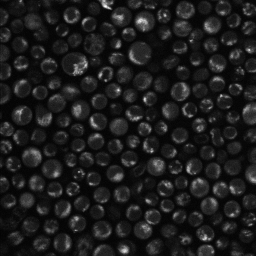
#> input picture tcells_n.png, 256 x 256 px
$ jupyter execute gpt_cell_analysis.ipynb
#> lines starting #> are read from the running program, lines starting #| are printed output that depends on the picture; after the words box and inside, x2 and y2 are one past the last pixel; in counts of white or black regions, pixels touching at a corner belong together
# OPTIMAL CASE STUDY: Microscopic image cell segmentation and statistical analysis

---

## Scientific question, analysis methods, and expected outputs

Cellular morphology is an indicator of a physiological state of the cell, and a well-segmented image can capture biologically relevant morphological information. In this session, we will instruct ChatGPT to segment cell structures from microscopic images and conduct statistical analysis based on the segmentation results, such as counting cell numbers, calculating histogram, etc.

We segment the microscopic images using the Otsu thresholding algorithm. Since the microscopic images exhibit non-uniform intensity distribution, histogram equalization preprocessing is performed before the segmentation. Result of the pre-processed image and the segmentation mask will be compared with the original microscopic image by visualization.

## Coding language(s)
- Python
- Tools to be used: numpy, opencv, and matplotlib.

## LLM
- GPT-4

## Image Credit
[Skala Lab](https://morgridge.org/research/labs/skala/)

---

## PREREQUISITE KNOWLEDGE

1. Have a good understanding of what is microscopic image, and key steps involved in this specific data analysis task. ChatGPT may be used to provide some hints on this by prompts such as “What is microscopic image?” and “Given a microscopic cell image file, illustrate the key steps of segmentation and statistical analysis of cell structures.”

2. Ensure necessary Python packages are installed, including numpy, opencv, and matplotlib.

3. Ensure relevant input files are available: one microscopic image file (stored in *.png format).

4. For beginners in computer programming, know how to read and run Python scripts. For others with programming experience, know how to write and modify Python code.

---

## Define Role

Act as an experienced bioinformatician proficient in microscopic cell image analysis, you will assist me by writing code with number of lines as minimal as possible. Reset the thread if asked to.
Reply “YES” if understand.

---

## Iteration 0

**Prompt**

I have one microscopic image file “tcells_n.png”. Read in the image, perform histogram equalization, segment the cells in the processed image using Otsu thresholding, and then display the original image, the image after histogram equalization, and the segmentation mask in one window. Tools to use: numpy, opencv, and matplotlib. Please draft the code in Python.

---
ChatGPT:

_Here's a minimal code example to accomplish your task using numpy, OpenCV, and matplotlib:_

[cell 1]
import numpy as np
import cv2
from matplotlib import pyplot as plt

# Read the image
image = cv2.imread('tcells_n.png', cv2.IMREAD_GRAYSCALE)
#> image is the input picture: shape (256, 256); min 2, max 255, mean 28.9

# Perform histogram equalization
equalized_image = cv2.equalizeHist(image)

# Segment the cells using Otsu thresholding
_, thresholded_image = cv2.threshold(equalized_image, 0, 255, cv2.THRESH_BINARY + cv2.THRESH_OTSU)
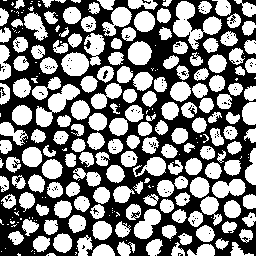
#> thresholded_image: shape (256, 256); 50.8% white; 157 black regions (154 under 20 px), largest, box (x1, y1, x2, y2) and area: (0, 0, 256, 256) 31801, (103, 70, 108, 79) 24, (0, 87, 6, 96) 22

# Display the images
fig, axs = plt.subplots(1, 3, figsize=(15, 5))
axs[0].imshow(image, cmap='gray')
axs[0].set_title('Original Image')
axs[1].imshow(equalized_image, cmap='gray')
axs[1].set_title('Histogram Equalized Image')
axs[2].imshow(thresholded_image, cmap='gray')
axs[2].set_title('Segmented Cells')

for ax in axs:
    ax.set_xticks([])
    ax.set_yticks([])

plt.show()

ChatGPT:

_This code will read the image_ "tcells_n.png", _apply histogram equalization, segment the cells using Otsu thresholding, and display the original, equalized, and segmented images side-by-side in a single window._

---

## Iteration 1

**Prompt**

The cells are segmented out. Now I need to separate the cells into individual cells. Apply connected component analysis.

[cell 2]
import numpy as np
import cv2
from matplotlib import pyplot as plt

# Read the image
image = cv2.imread('tcells_n.png', cv2.IMREAD_GRAYSCALE)

# Perform histogram equalization
equalized_image = cv2.equalizeHist(image)

# Segment the cells using Otsu thresholding
_, thresholded_image = cv2.threshold(equalized_image, 0, 255, cv2.THRESH_BINARY + cv2.THRESH_OTSU)

# Apply connected component analysis
num_labels, labeled_image = cv2.connectedComponents(thresholded_image)
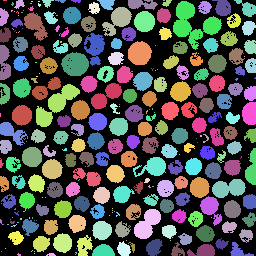
#> labeled_image: shape (256, 256) int32; 265 distinct labels, from 0 to 264; one colour per label, 0 black
#> num_labels = 265

# Generate a random color map for displaying the individual cells
colors = np.random.randint(0, 256, (num_labels, 3), dtype=np.uint8)
#> colors = 265 rows, first 8: [172, 10, 127], [140, 47, 170], [196, 151, 117], [166, 22, 183], [192, 204, 33], [216, 67, 179], [78, 154, 251], [82, 162, 219]
colors[0] = [0, 0, 0]  # Set background color to black
colored_cells = colors[labeled_image]

# Display the images
fig, axs = plt.subplots(1, 4, figsize=(20, 5))
axs[0].imshow(image, cmap='gray')
axs[0].set_title('Original Image')
axs[1].imshow(equalized_image, cmap='gray')
axs[1].set_title('Histogram Equalized Image')
axs[2].imshow(thresholded_image, cmap='gray')
axs[2].set_title('Segmented Cells')
axs[3].imshow(colored_cells)
axs[3].set_title('Individual Cells')

for ax in axs:
    ax.set_xticks([])
    ax.set_yticks([])

plt.show()

ChatGPT:

_This code adds connected component analysis to the previous example and generates a color map to visualize individual cells. It then displays the original image, equalized image, segmented cells, and individual cells in a single window._

---

## Iteration 2

**Prompt**

There are many cells touching each other and the above code cannot separate them. Apply morphological open using 5x5 elements before connected component analysis.

ChatGPT:

_To apply morphological opening with a 5x5 structuring element before connected component analysis, you can update the code as follows:_

[cell 3]
import numpy as np
import cv2
from matplotlib import pyplot as plt

# Read the image
image = cv2.imread('tcells_n.png', cv2.IMREAD_GRAYSCALE)

# Perform histogram equalization
equalized_image = cv2.equalizeHist(image)

# Segment the cells using Otsu thresholding
_, thresholded_image = cv2.threshold(equalized_image, 0, 255, cv2.THRESH_BINARY + cv2.THRESH_OTSU)

# Apply morphological opening with a 5x5 structuring element
kernel = np.ones((5, 5), np.uint8)
opened_image = cv2.morphologyEx(thresholded_image, cv2.MORPH_OPEN, kernel)
#> opened_image: shape (256, 256); 42.3% white; 181 white regions (4 under 20 px), largest, box (x1, y1, x2, y2) and area: (36, 85, 79, 127) 713, (134, 209, 161, 239) 483, (62, 53, 89, 76) 476

# Apply connected component analysis
num_labels, labeled_image = cv2.connectedComponents(opened_image)
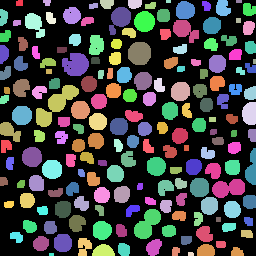
#> labeled_image: shape (256, 256) int32; 182 distinct labels, from 0 to 181; one colour per label, 0 black
#> num_labels = 182

# Generate a random color map for displaying the individual cells
colors = np.random.randint(0, 256, (num_labels, 3), dtype=np.uint8)
#> colors = 182 rows, first 8: [24, 53, 125], [37, 125, 98], [133, 173, 2], [131, 210, 145], [3, 62, 31], [69, 94, 32], [40, 180, 226], [172, 53, 188]
colors[0] = [0, 0, 0]  # Set background color to black
colored_cells = colors[labeled_image]

# Display the images
fig, axs = plt.subplots(1, 5, figsize=(25, 5))
axs[0].imshow(image, cmap='gray')
axs[0].set_title('Original Image')
axs[1].imshow(equalized_image, cmap='gray')
axs[1].set_title('Histogram Equalized Image')
axs[2].imshow(thresholded_image, cmap='gray')
axs[2].set_title('Segmented Cells')
axs[3].imshow(opened_image, cmap='gray')
axs[3].set_title('Morphological Opening')
axs[4].imshow(colored_cells)
axs[4].set_title('Individual Cells')

for ax in axs:
    ax.set_xticks([])
    ax.set_yticks([])

plt.show()

ChatGPT:

_This code applies morphological opening using a 5x5 structuring element to the thresholded image before performing connected component analysis. This operation helps separate touching cells. The resulting images are displayed in a single window, including the original image, equalized image, segmented cells, morphological opening result, and individual cells._

---

## Iteration 3

**Prompt**

5x5 causes missing some smaller cells. Try using smaller element size but still separating the touching cells.

ChatGPT:

_You can try using a smaller structuring element, such as 3x3, to perform morphological opening while preserving smaller cells. Here's the updated code:_

[cell 4]
import numpy as np
import cv2
from matplotlib import pyplot as plt

# Read the image
image = cv2.imread('tcells_n.png', cv2.IMREAD_GRAYSCALE)

# Perform histogram equalization
equalized_image = cv2.equalizeHist(image)

# Segment the cells using Otsu thresholding
_, thresholded_image = cv2.threshold(equalized_image, 0, 255, cv2.THRESH_BINARY + cv2.THRESH_OTSU)

# Apply morphological opening with a 5x5 structuring element
kernel = np.ones((3, 3), np.uint8)
opened_image = cv2.morphologyEx(thresholded_image, cv2.MORPH_OPEN, kernel)
#> opened_image: shape (256, 256); 47.5% white; 202 white regions (19 under 20 px), largest, box (x1, y1, x2, y2) and area: (36, 84, 80, 127) 727, (173, 1, 203, 44) 683, (62, 53, 89, 76) 500

# Apply connected component analysis
num_labels, labeled_image = cv2.connectedComponents(opened_image)
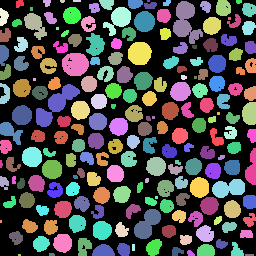
#> labeled_image: shape (256, 256) int32; 203 distinct labels, from 0 to 202; one colour per label, 0 black
#> num_labels = 203

# Generate a random color map for displaying the individual cells
colors = np.random.randint(0, 256, (num_labels, 3), dtype=np.uint8)
#> colors = 203 rows, first 8: [85, 169, 224], [186, 97, 243], [255, 191, 44], [236, 239, 43], [34, 43, 227], [86, 162, 167], [98, 133, 88], [20, 83, 125]
colors[0] = [0, 0, 0]  # Set background color to black
colored_cells = colors[labeled_image]

# Display the images
fig, axs = plt.subplots(1, 5, figsize=(25, 5))
axs[0].imshow(image, cmap='gray')
axs[0].set_title('Original Image')
axs[1].imshow(equalized_image, cmap='gray')
axs[1].set_title('Histogram Equalized Image')
axs[2].imshow(thresholded_image, cmap='gray')
axs[2].set_title('Segmented Cells')
axs[3].imshow(opened_image, cmap='gray')
axs[3].set_title('Morphological Opening')
axs[4].imshow(colored_cells)
axs[4].set_title('Individual Cells')

for ax in axs:
    ax.set_xticks([])
    ax.set_yticks([])

plt.show()

ChatGPT:

_This code uses a 3x3 structuring element for morphological opening, which should help preserve smaller cells while still separating touching cells._

---

## Iteration 4

**Prompt**

But 3x3 structuring element cannot separate the touching cells. Without losing any cells, what is the next possible way to do it?

ChatGPT:

_One possible approach to separate touching cells without losing any cells is to apply the watershed algorithm. It is a powerful image segmentation method that can be used to separate touching cells. Here's the updated code using the watershed algorithm:_

[cell 5]
import numpy as np
import cv2
from matplotlib import pyplot as plt

# Read the image
image = cv2.imread('tcells_n.png', cv2.IMREAD_GRAYSCALE)

# Perform histogram equalization
equalized_image = cv2.equalizeHist(image)

# Segment the cells using Otsu thresholding
_, thresholded_image = cv2.threshold(equalized_image, 0, 255, cv2.THRESH_BINARY + cv2.THRESH_OTSU)

# Apply morphological opening with a 3x3 structuring element
kernel = np.ones((3, 3), np.uint8)
opened_image = cv2.morphologyEx(thresholded_image, cv2.MORPH_OPEN, kernel, iterations=2)

# Distance transform and normalization
dist_transform = cv2.distanceTransform(opened_image, cv2.DIST_L2, 5)
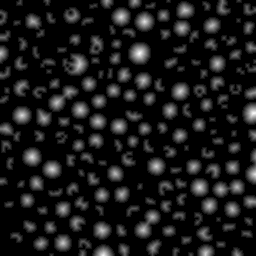
#> dist_transform: shape (256, 256) float32; min 0, max 11.59, mean 1.19; drawn with min black and max white
_, sure_fg = cv2.threshold(dist_transform, 0.05 * dist_transform.max(), 255, 0)

# Subtract the sure foreground area from the original image
sure_fg = np.uint8(sure_fg)
unknown = cv2.subtract(opened_image, sure_fg)
#> unknown: shape (256, 256); every value is 0

# Marker labelling
num_labels, markers = cv2.connectedComponents(sure_fg)
#> num_labels = 182

# Add 1 to all labels to distinguish sure regions
markers = markers + 1
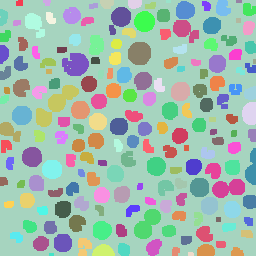
#> markers: shape (256, 256) int32; 182 distinct labels, from 1 to 182; one colour per label, 0 black

# Mark the unknown regions with 0
markers[unknown == 255] = 0

# Apply the watershed algorithm
cv2.watershed(cv2.cvtColor(image, cv2.COLOR_GRAY2BGR), markers)

# Generate a random color map for displaying the individual cells
colors = np.random.randint(0, 256, (num_labels + 1, 3), dtype=np.uint8)
#> colors = 183 rows, first 8: [219, 108, 88], [180, 51, 43], [100, 101, 227], [2, 145, 118], [105, 115, 191], [144, 18, 83], [38, 215, 117], [109, 235, 46]
colors[0] = [0, 0, 0]  # Set background color to black
colored_cells = colors[markers]

# Display the images
fig, axs = plt.subplots(1, 5, figsize=(25, 5))
axs[0].imshow(image, cmap='gray')
axs[0].set_title('Original Image')
axs[1].imshow(equalized_image, cmap='gray')
axs[1].set_title('Histogram Equalized Image')
axs[2].imshow(thresholded_image, cmap='gray')
axs[2].set_title('Segmented Cells')
axs[3].imshow(opened_image, cmap='gray')
axs[3].set_title('Morphological Opening')
axs[4].imshow(colored_cells)
axs[4].set_title('Individual Cells')

for ax in axs:
    ax.set_xticks([])
    ax.set_yticks([])

plt.show()

ChatGPT:

_This code uses the watershed algorithm after morphological opening to separate touching cells without losing any cells. The algorithm first computes a distance transformation, then applies a threshold to obtain sure foreground areas. It then subtracts these areas from the original image to determine the unknown regions. Finally, it applies the watershed algorithm to markers created from the connected components of the sure foreground areas._

---

## Iteration 5

**Prompt**

Now this is getting much better. Try to remove morphological open and remain the rest of the workflow.

ChatGPT:

_Sure, let's remove the morphological opening step and see how the watershed algorithm performs without it. Here's the updated code:_

[cell 6]
import numpy as np
import cv2
from matplotlib import pyplot as plt

# Read the image
image = cv2.imread('tcells_n.png', cv2.IMREAD_GRAYSCALE)

# Perform histogram equalization
equalized_image = cv2.equalizeHist(image)

# Segment the cells using Otsu thresholding
_, thresholded_image = cv2.threshold(equalized_image, 0, 255, cv2.THRESH_BINARY + cv2.THRESH_OTSU)

# Distance transform and normalization
dist_transform = cv2.distanceTransform(thresholded_image, cv2.DIST_L2, 5)
_, sure_fg = cv2.threshold(dist_transform, 0.25 * dist_transform.max(), 255, 0)
#> sure_fg: shape (256, 256) float32; 17.3% white; 210 white regions (75 under 20 px), largest, box (x1, y1, x2, y2) and area: (130, 44, 149, 63) 276, (136, 211, 159, 237) 263, (50, 87, 77, 110) 243

# Subtract the sure foreground area from the original image
sure_fg = np.uint8(sure_fg)
unknown = cv2.subtract(thresholded_image, sure_fg)
#> unknown: shape (256, 256); 33.5% white in thin lines or dots

# Marker labelling
num_labels, markers = cv2.connectedComponents(sure_fg)
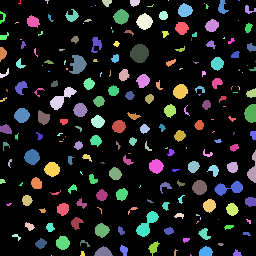
#> markers: shape (256, 256) int32; 211 distinct labels, from 0 to 210; one colour per label, 0 black
#> num_labels = 211

# Add 1 to all labels to distinguish sure regions
markers = markers + 1
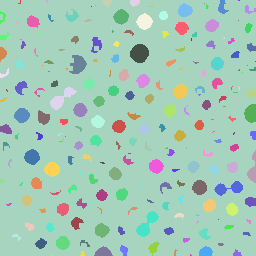
#> markers: shape (256, 256) int32; 211 distinct labels, from 1 to 211; one colour per label, 0 black

# Mark the unknown regions with 0
markers[unknown == 255] = 0
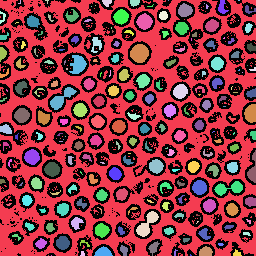
#> markers: shape (256, 256) int32; 212 distinct labels, from 0 to 211; one colour per label, 0 black

# Apply the watershed algorithm
cv2.watershed(cv2.cvtColor(image, cv2.COLOR_GRAY2BGR), markers)

# Generate a random color map for displaying the individual cells
colors = np.random.randint(0, 256, (num_labels + 1, 3), dtype=np.uint8)
#> colors = 212 rows, first 8: [128, 220, 106], [173, 39, 83], [11, 172, 24], [244, 119, 207], [186, 98, 208], [62, 36, 65], [161, 110, 99], [121, 168, 107]
colors[0] = [0, 0, 0]  # Set background color to black
colored_cells = colors[markers]
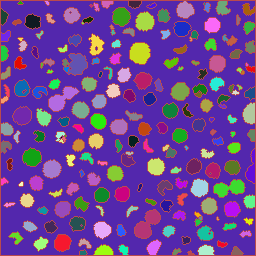
#> colored_cells: shape (256, 256, 3); mean of channels 0, 1, 2 149.5, 68.5, 107.3; drawn as B, G, R

# Display the images
fig, axs = plt.subplots(1, 4, figsize=(20, 5))
axs[0].imshow(image, cmap='gray')
axs[0].set_title('Original Image')
axs[1].imshow(equalized_image, cmap='gray')
axs[1].set_title('Histogram Equalized Image')
axs[2].imshow(thresholded_image, cmap='gray')
axs[2].set_title('Segmented Cells')
axs[3].imshow(colored_cells)
axs[3].set_title('Individual Cells')

for ax in axs:
    ax.set_xticks([])
    ax.set_yticks([])

plt.show()
